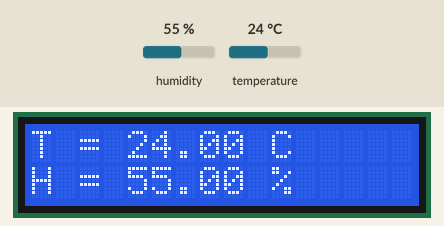
Bench run of a sketch on a simulated Arduino Uno, built with avr-gcc and run on an emulated ATmega328P. Parts: 16×2 character LCD. The test bench sets the inputs (shaded band); at power-on: humidity 55 %, temperature 24 °C. What the sketch prints to the serial monitor is not drawn.

Above: at 6.8 s.
6.9 s: humidity set to 22 %
At 9.4 s:
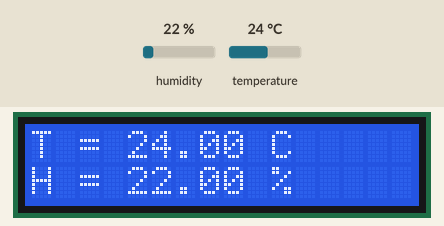
11.4 s: temperature set to 12 °C
At 12.9 s:
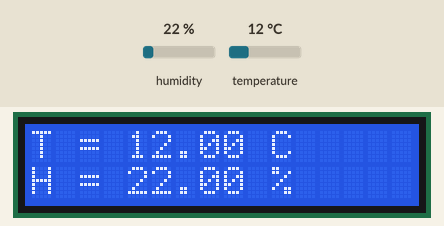
15.9 s: humidity set to 40 %
At 18.7 s:
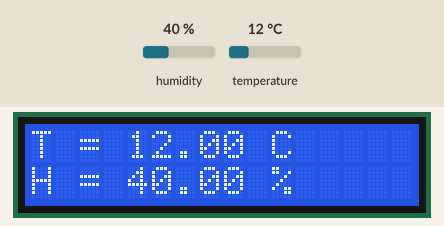
20.4 s: temperature set to 19 °C
At 22.3 s:
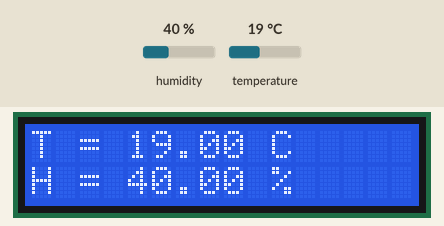
Timing chart, 0 to 23.8 s (numbered marks = the images above; inputs shaded):
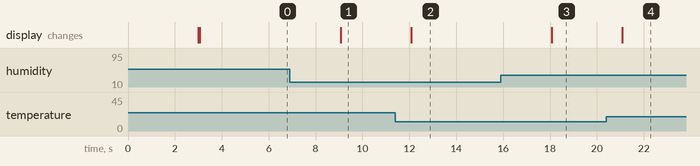

Measured:
- after the input at 6.9 s, the display: changes after 2.2 s (image 1)
- after the input at 11.4 s, the display: changes after 0.67 s (image 2)
- after the input at 15.9 s, the display: changes after 2.2 s (image 3)
- after the input at 20.4 s, the display: changes after 0.67 s (image 4)

The sketch:

DHT11.ino
```cpp
//www.elegoo.com
//2018.10.25


#include <dht_nonblocking.h>
#include <LiquidCrystal.h>
#define DHT_SENSOR_TYPE DHT_TYPE_11

static const int DHT_SENSOR_PIN = 4;
DHT_nonblocking dht_sensor( DHT_SENSOR_PIN, DHT_SENSOR_TYPE );

// initialize the library with the numbers of the interface pins
LiquidCrystal lcd(7, 8, 9, 10, 11, 12);

//String Temperatura = "T=";
//String Humedad = "H=";
/*
 * Initialize the serial port.
 */
void setup( )
{
  Serial.begin( 9600);
}


/*
 * Poll for a measurement, keeping the state machine alive.  Returns
 * true if a measurement is available.
 */
static bool measure_environment( float *temperature, float *humidity )
{
  static unsigned long measurement_timestamp = millis( );

  /* Measure once every four seconds. */
  if( millis( ) - measurement_timestamp > 3000ul )
  {
    if( dht_sensor.measure( temperature, humidity ) == true )
    {
      measurement_timestamp = millis( );
      return( true );
    }
  }

  return( false );
}


/*
 * Main program loop.
 */
void loop( )
{
  float temperature;
  float humidity;

  /* Measure temperature and humidity.  If the functions returns
     true, then a measurement is available. */
  if( measure_environment( &temperature, &humidity ) == true )
  {
    //String Temperatura = ;
    //String Humedad = ;
    lcd.begin(0, 2);
    lcd.print("T =");
    lcd.setCursor(4, 0);
    lcd.print(temperature);
    lcd.setCursor(10, 0);
    lcd.print("C");
    lcd.setCursor(0, 1);
    lcd.print("H =");
    lcd.setCursor(4, 1);
    lcd.print(humidity);
    lcd.setCursor(10, 1);
    lcd.print("%");

    Serial.print( "T = " );
    Serial.print( temperature, 1 );
    Serial.print( " deg. C, H = " );
    Serial.print( humidity, 1 );
    Serial.println( "%" );
  }
}
```
